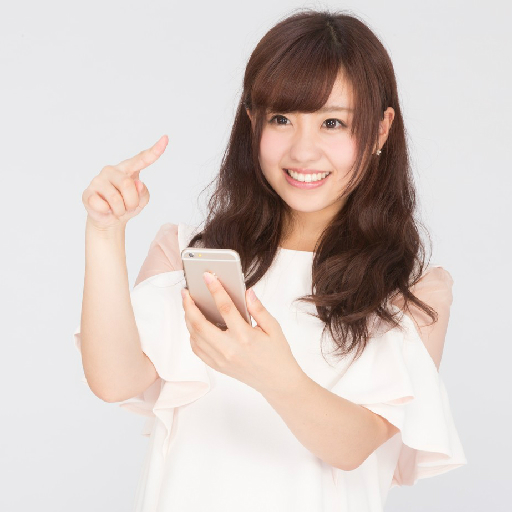
%> input picture course/SyntheticExercisesOnInformationEngineering/A1/person.jpg, 512 x 512 px
$ octave Ex23.m   (GNU Octave 9; MATLAB toolbox functions it lacks are replaced by stand-ins)
%> lines starting %> are read from the running program, lines starting %| are printed output that depends on the picture
clear all; close all;                         % 初期化

%%%　平均値フィルタの作成　%%%
N = 3;                                        % フィルタ係数のサイズ
filt_ave = ones(N,N) / N^2;                   % 平均値フィルタ

%%%　平均値フィルタの周波数スペクトル　%%%
M = 512;                                      % フィルタリングする画像のサイズ
filt_ave(M,M) = 0;                            % ゼロを付加してM行M列にする
ft_ave = fft2(filt_ave);                      % フーリエ変換
fts_ave = fftshift(ft_ave);                   % 低周波成分を中心に移動
ps = abs(fts_ave).^2;                         % パワースペクトル
figure; imshow(ps,[]); axis on;               % パワースペクトルの表示

%%%　Sobelフィルタの作成　%%%
filt_sobel_h = [-1 0 1; -2 0 2; -1 0 1];      % Sobelフィルタ(水平方向)
filt_sobel_v = [-1 -2 -1; 0 0 0; 1 2 1];      % Sobelフィルタ(垂直方向)

%%%　Sobelフィルタの周波数スペクトル　%%%
M = 512;                                      % フィルタリングする画像のサイズ
filt_sobel_h(M,M) = 0;                        % ゼロを付加してM行M列にする
ft_sobel_h = fft2(filt_sobel_h);              % フーリエ変換
fts_sobel_h = fftshift(ft_sobel_h);           % 低周波成分を中心に移動
ps = abs(fts_sobel_h).^2;                     % パワースペクトル
figure; imshow(ps,[]); axis on;               % パワースペクトルの表示

filt_sobel_v(M,M) = 0;                        % ゼロを付加してM行M列にする
ft_sobel_v = fft2(filt_sobel_v);              % フーリエ変換
fts_sobel_v = fftshift(ft_sobel_v);           % 低周波成分を中心に移動
ps = abs(fts_sobel_v).^2;                     % パワースペクトル
figure; imshow(ps,[]); axis on;               % パワースペクトルの表示

%%%　ラプラシアンフィルタの作成　%%%
filt_lap = [0 1 0; 1 -4 1; 0 1 0];            % ラプラシアンフィルタ

%%%　ラプラシアンフィルタの周波数スペクトル　%%%
M = 512;                                      % フィルタリングする画像のサイズ
filt_lap(M,M) = 0;                            % ゼロを付加してM行M列にする
ft_lap = fft2(filt_lap);                      % フーリエ変換
fts_lap = fftshift(ft_lap);                   % 低周波成分を中心に移動
ps = abs(fts_lap).^2;                         % パワースペクトル
figure; imshow(ps,[]); axis on;               % パワースペクトルの表示

%%%　人物のグレースケール画像　%%%%%%%%%%%%%%%%%%%%%%%%%%%%%%%%%%%%%%%%%%%%%%
I = imread('person.jpg');                     % 画像の読み込み
%> I is the input picture: size 512x512x3 uint8; mean R, G, B 212.9, 201.4, 196.8
I_size = size(I);                             % 画像サイズの取得
%> I_size = [512 512 3]
Ig = zeros(I_size(1),I_size(2));              % グレースケール画像のための配列の初期化

%%%　グレースケール画像への変換　%%%
for i = 1 : I_size(1)
    for j = 1 : I_size(2)
        Ig(i,j) =  0.229 * I(i,j,1) + 0.587 * I(i,j,2) + 0.114 * I(i,j,3);
    end
end
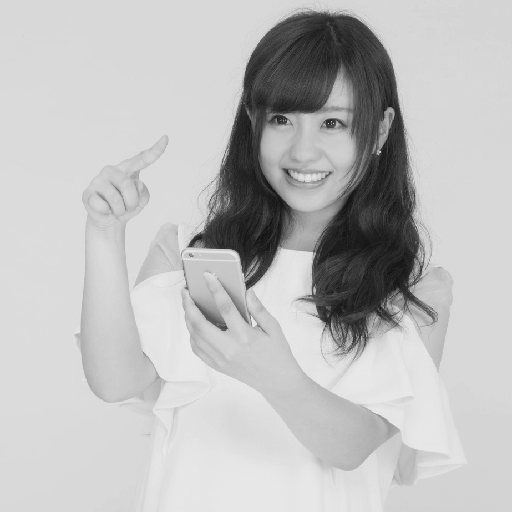
%> Ig: size 512x512 double; min 16, max 235, mean 189.5

%%%　平均値フィルタによるフィルタリング　%%%
Ig_f = ifft2(fft2(Ig) .* ft_ave);
figure; imshow(Ig,[]);                        % 元画像の表示
figure; imshow(Ig_f,[]);                      % フィルタリング後の画像の表示

%%%　Sobelフィルタによるフィルタリング　%%%
Ig_f = ifft2(fft2(Ig) .* ft_sobel_h);
figure; imshow(Ig_f,[]);                      % フィルタリング後の画像の表示

Ig_f = ifft2(fft2(Ig) .* ft_sobel_v);
figure; imshow(Ig_f,[]);                      % フィルタリング後の画像の表示

%%%　ラプラシアンフィルタによるフィルタリング　%%%
Ig_f = ifft2(fft2(Ig) .* ft_lap);
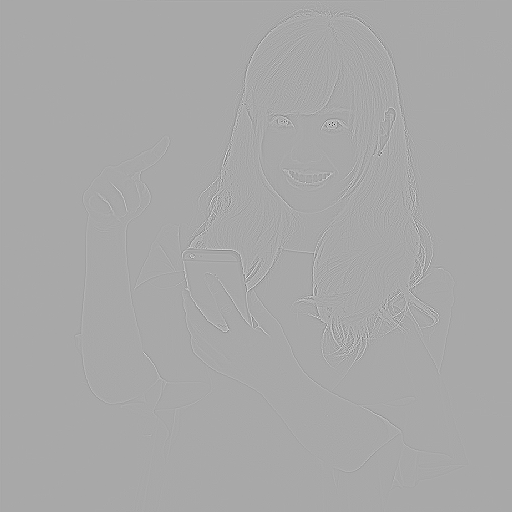
%> Ig_f: size 512x512 double; min -651, max 334, mean 0; drawn with min black and max white
figure; imshow(Ig_f,[]);                      % フィルタリング後の画像の表示
%%%%%%%%%%%%%%%%%%%%%%%%%%%%%%%%%%%%%%%%%%%%%%%%%%%%%%%%%%%%%%%%%%%%%%%%%%%


%%%　文字の2値画像　%%%%%%%%%%%%%%%%%%%%%%%%%%%%%%%%%%%%%%%%%%%%%%%%%%%%%%%%
I = imread('character.jpg');                  % 画像の読み込み
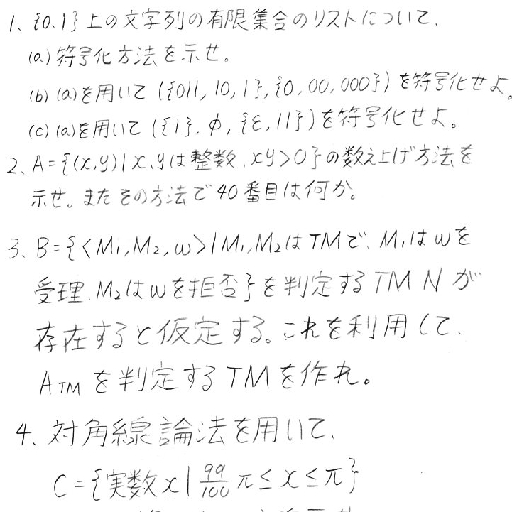
%> input picture course/SyntheticExercisesOnInformationEngineering/A1/character.jpg, 512 x 512 px
%> I is the input picture: size 512x512x3 uint8; min 0, max 255, mean 246.6
I_size = size(I);                             % 画像サイズの取得
Ig = zeros(I_size(1),I_size(2));              % グレースケール画像のための配列の初期化

%%%　グレースケール画像への変換　%%%
for i = 1 : I_size(1)
    for j = 1 : I_size(2)
        Ig(i,j) =  0.229 * I(i,j,1) + 0.587 * I(i,j,2) + 0.114 * I(i,j,3);
    end
end

%%%　画像の2値化　%%%
Ib = zeros(I_size(1),I_size(2));              % 2値化画像のための配列の初期化
theta = 220;                                  % 閾値
for i = 1 : I_size(1)
    for j = 1 : I_size(2)
        if(Ig(i,j) > theta) Ib(i,j) = 1;
        else Ib(i,j) = 0;
        end
    end
end
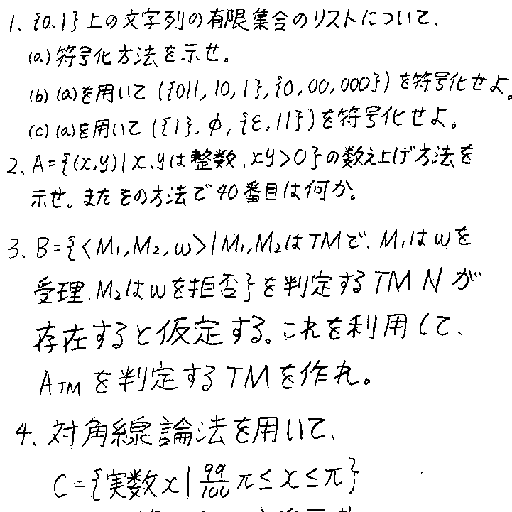
%> Ib: size 512x512 double; values 0 (black) and 1 (white), 92.7% white; black in thin lines or dots


%%%　平均値フィルタによるフィルタリング　%%%
Ib_f = ifft2(fft2(Ib) .* ft_ave);
figure; imshow(Ib,[]);                        % 元画像の表示
figure; imshow(Ib_f,[]);                      % フィルタリング後の画像の表示

%%%　Sobelフィルタによるフィルタリング　%%%
Ib_f = ifft2(fft2(Ig) .* ft_sobel_h);
figure; imshow(Ib_f,[]);                      % フィルタリング後の画像の表示

Ib_f = ifft2(fft2(Ib) .* ft_sobel_v);
figure; imshow(Ib_f,[]);                      % フィルタリング後の画像の表示

%%%　ラプラシアンフィルタによるフィルタリング　%%%
Ib_f = ifft2(fft2(Ib) .* ft_lap);
figure; imshow(Ib_f,[]);                      % フィルタリング後の画像の表示
%%%%%%%%%%%%%%%%%%%%%%%%%%%%%%%%%%%%%%%%%%%%%%%%%%%%%%%%%%%%%%%%%%%%%%%%%%%


%%%　特徴のある画像　%%%%%%%%%%%%%%%%%%%%%%%%%%%%%%%%%%%%%%%%%%%%%%%%%%%%%%%
I = imread('neon.jpg');                       % 画像の読み込み
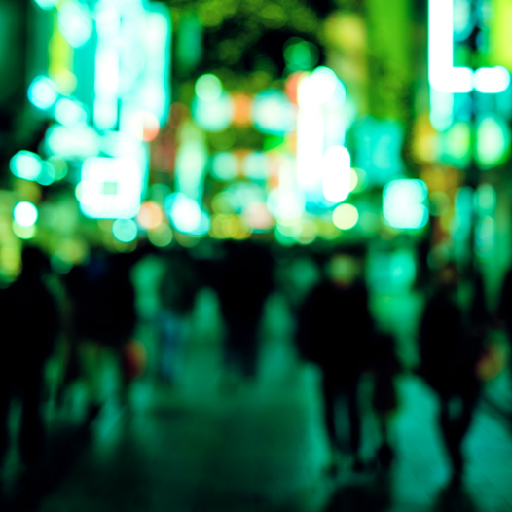
%> input picture course/SyntheticExercisesOnInformationEngineering/A1/neon.jpg, 512 x 512 px
%> I is the input picture: size 512x512x3 uint8; mean R, G, B 51.4, 118.2, 83
I_size = size(I);

%%%　グレースケール画像への変換　%%%
for i = 1 : I_size(1)
    for j = 1 : I_size(2)
        Ig(i,j) =  0.229 * I(i,j,1) + 0.587 * I(i,j,2) + 0.114 * I(i,j,3);
    end
end
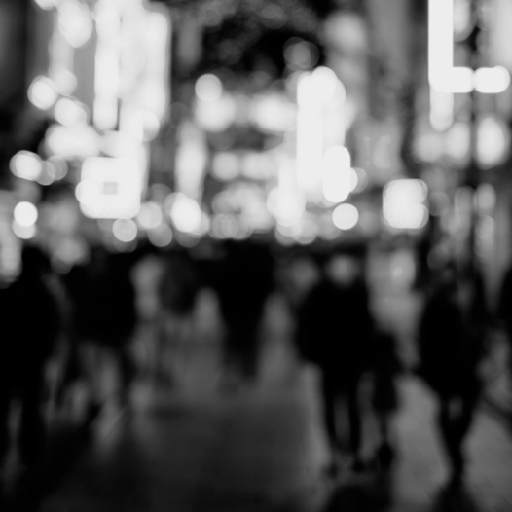
%> Ig: size 512x512 double; min 0, max 237, mean 90.6

%%%　平均値フィルタによるフィルタリング　%%%
Ig_f = ifft2(fft2(Ig) .* ft_ave);
figure; imshow(Ig,[]);                        % 元画像の表示
figure; imshow(Ig_f,[]);                      % フィルタリング後の画像の表示

%%%　Sobelフィルタによるフィルタリング　%%%
Ig_f = ifft2(fft2(Ig) .* ft_sobel_h);
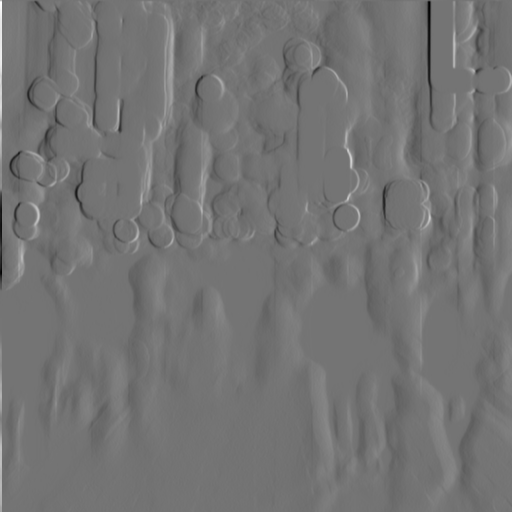
%> Ig_f: size 512x512 double; min -500, max 598, mean 0; drawn with min black and max white
figure; imshow(Ig_f,[]);                      % フィルタリング後の画像の表示

Ig_f = ifft2(fft2(Ig) .* ft_sobel_v);
figure; imshow(Ig_f,[]);                      % フィルタリング後の画像の表示

%%%　ラプラシアンフィルタによるフィルタリング　%%%
Ig_f = ifft2(fft2(Ig) .* ft_lap);
figure; imshow(Ig_f,[]);                      % フィルタリング後の画像の表示
%%%%%%%%%%%%%%%%%%%%%%%%%%%%%%%%%%%%%%%%%%%%%%%%%%%%%%%%%%%%%%%%%%%%%%%%%%%
